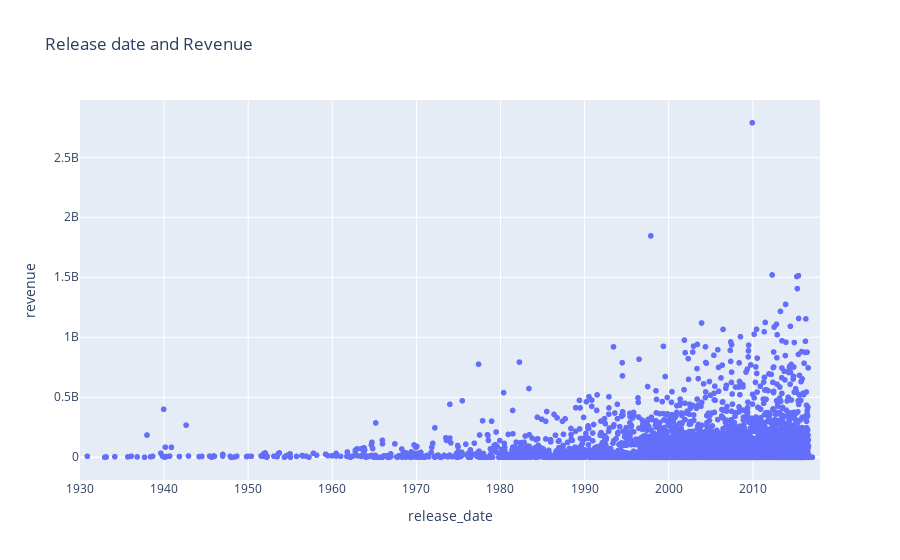

Here is the notebook cell this chart was saved with:
### Code cell
fig = px.scatter(test_3, x='release_date', y='revenue', range_x=['1930-01-01', '2017-12-31'],
                 title="Release date and Revenue")
fig.show()

### Figure 1 — Plotly figure (JSON) as saved in the notebook; plotly's stock layout.template omitted (floating-point values rounded to 4 significant figures; data arrays with more than 128 entries replaced by an {"elided": "..."} marker saying what was removed)
{"data": [{"hovertemplate": "release_date=%{x}<br>revenue=%{y}<extra></extra>", "legendgroup": "", "marker": {"color": "#636efa", "symbol": "circle"}, "mode": "markers", "name": "", "showlegend": false, "type": "scattergl", "x": {"elided": "4803 str values"}, "xaxis": "x", "y": {"elided": "4803 int values"}, "yaxis": "y"}], "layout": {"legend": {"tracegroupgap": 0}, "title": {"text": "Release date and Revenue"}, "xaxis": {"anchor": "y", "domain": [0, 1], "range": ["1930-01-01", "2017-12-31"], "title": {"text": "release_date"}}, "yaxis": {"anchor": "x", "domain": [0, 1], "title": {"text": "revenue"}}}}
